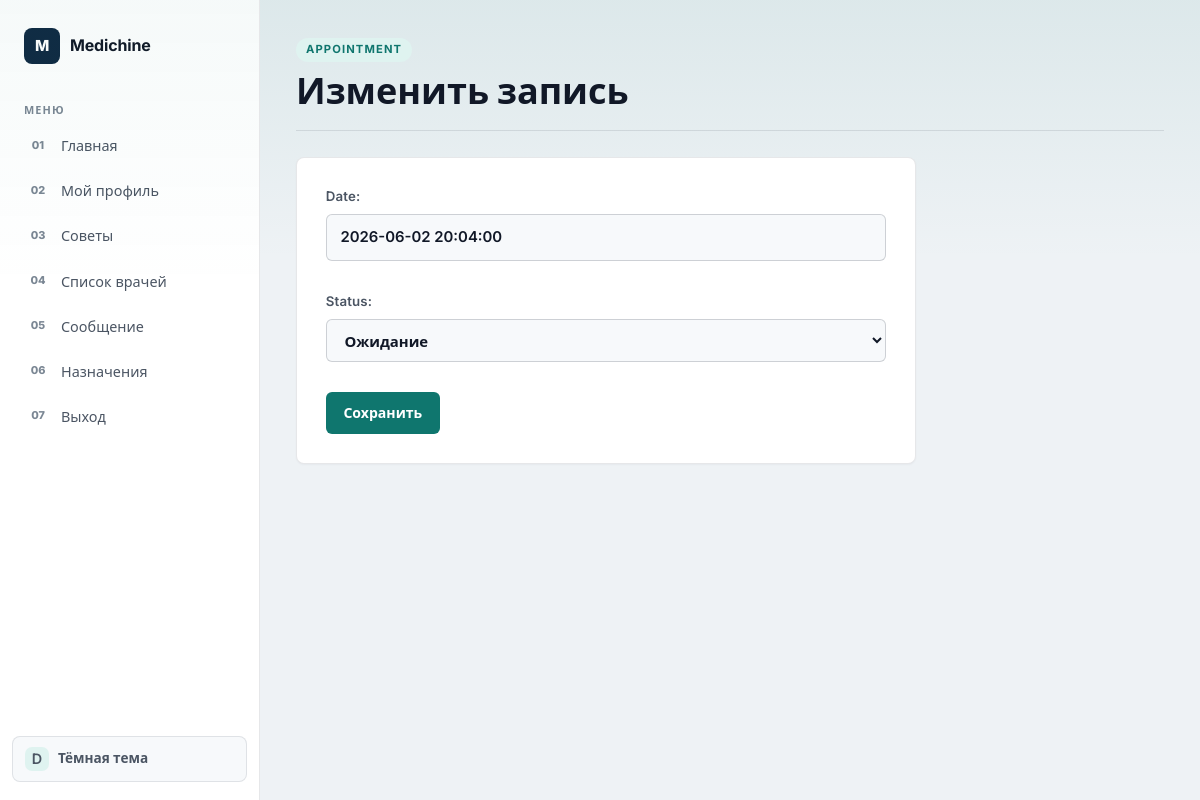
The page /appointments/update_appointment/2-ee5aadc8/ (signed in) on the database as committed earlier.
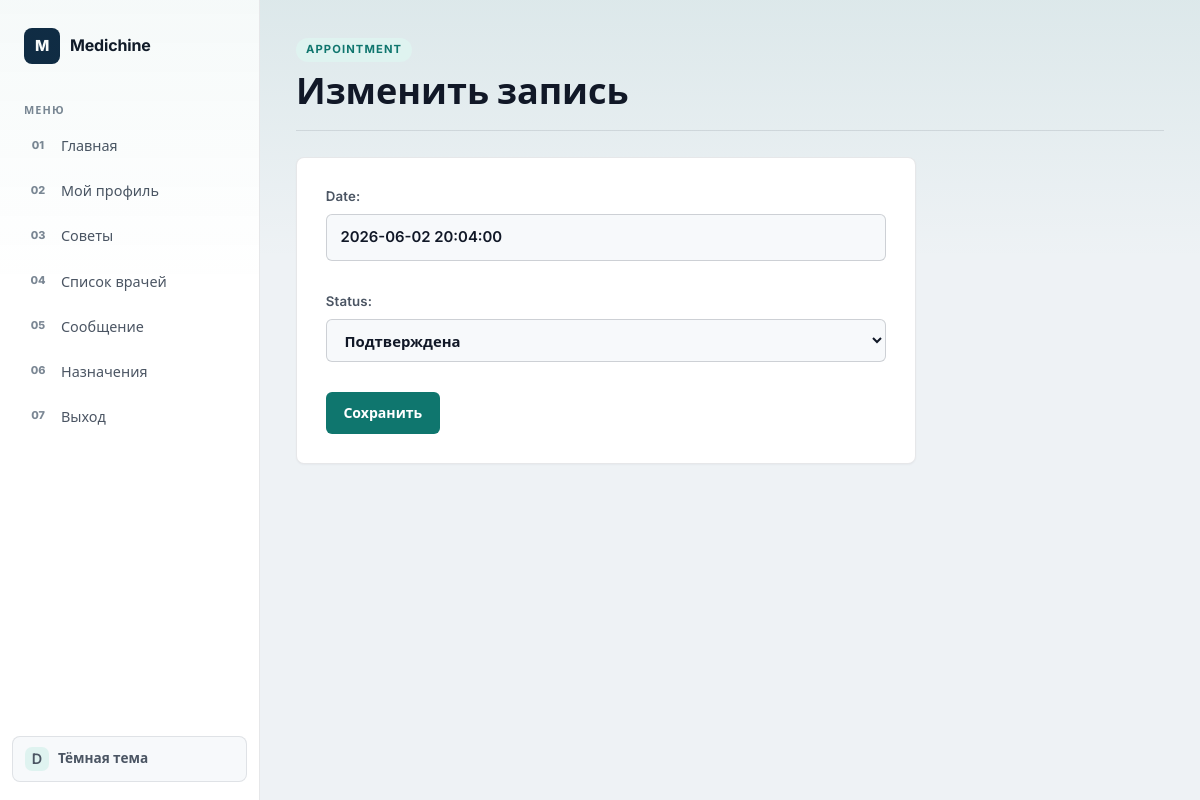
The same page on the database as committed later.
### appointments/models.py (models this page shows, shortened)
class Appointment(models.Model):
    patient = models.ForeignKey(settings.AUTH_USER_MODEL, on_delete=models.CASCADE, related_name='appointments')
    doctor = models.ForeignKey('doctors.DoctorProfile', on_delete=models.CASCADE, related_name='appointments')
    date = models.DateTimeField()
    slug = models.SlugField(unique=True, blank=True, null=True)
    is_deleted = models.BooleanField(default=False)
    STATUS = (
        ('pending', 'Ожидание'),
        ('approved', 'Подтверждена'),
        ('cancelled', 'Отменена'),
    )
    status = models.CharField(max_length=30, choices=STATUS, default='pending')
    created_at = models.DateTimeField(auto_now_add=True)
    celery_task_ids = models.JSONField(default=list, blank=True)

### appointments/views.py (the view)
# urls.py: path('update_appointment/<slug:slug>/',views.AppointmentUpdateView.as_view(),name='update_appointment'),
class AppointmentUpdateView(LoginRequiredMixin,generic.UpdateView):
    model=Appointment
    fields=['date','status']
    success_url=reverse_lazy('appointments')
    slug_field='slug'
    slug_url_kwarg='slug'
    template_name='appoinments/update_appointment.html'

### templates/appoinments/update_appointment.html (shortened to what this page needs)
{% extends "accounts/base.html" %}
{% block main %}
<section class="page form-page">
<header class="page-head compact-head">
    <div>
        <p class="eyebrow">Appointment</p>
        <h1>Изменить запись</h1>
    </div>
</header>
<form class="panel form-card" method="post">
    {{ form.as_p }}
    <button type="submit">Сохранить</button>
</form>
</section>
{% endblock %}

Rows that differ between the two databases and show on the page:
changed Appointment: status "Ожидание" → "Подтверждена"
